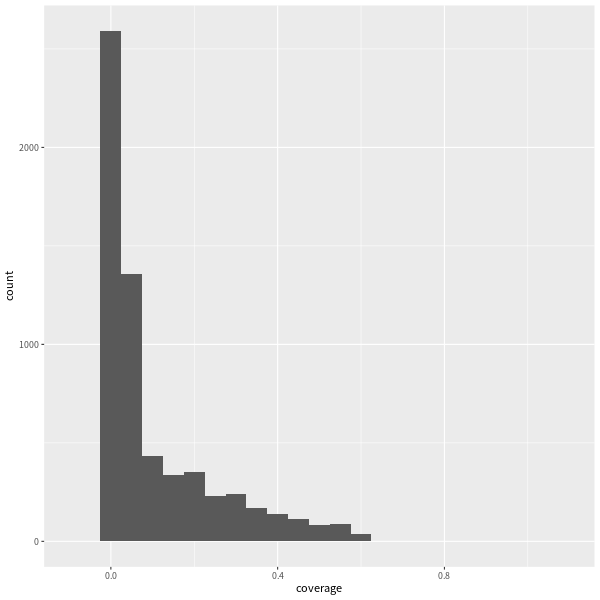

The script that saved this image:
library(ggplot2)

alignment = read.table(file="24.selected.pep.new.aligned.phy_alignment_coverage.txt", header=T)
alignment = data.frame(alignment)

png(file="24.selected.pep.new.aligned.phy_alignment_coverage.png", height=600, width=600)
ggplot(alignment, aes(coverage)) + geom_histogram(binwidth = 0.05) + scale_x_continuous(limits = c(-0.1, 1.1))
dev.off()

